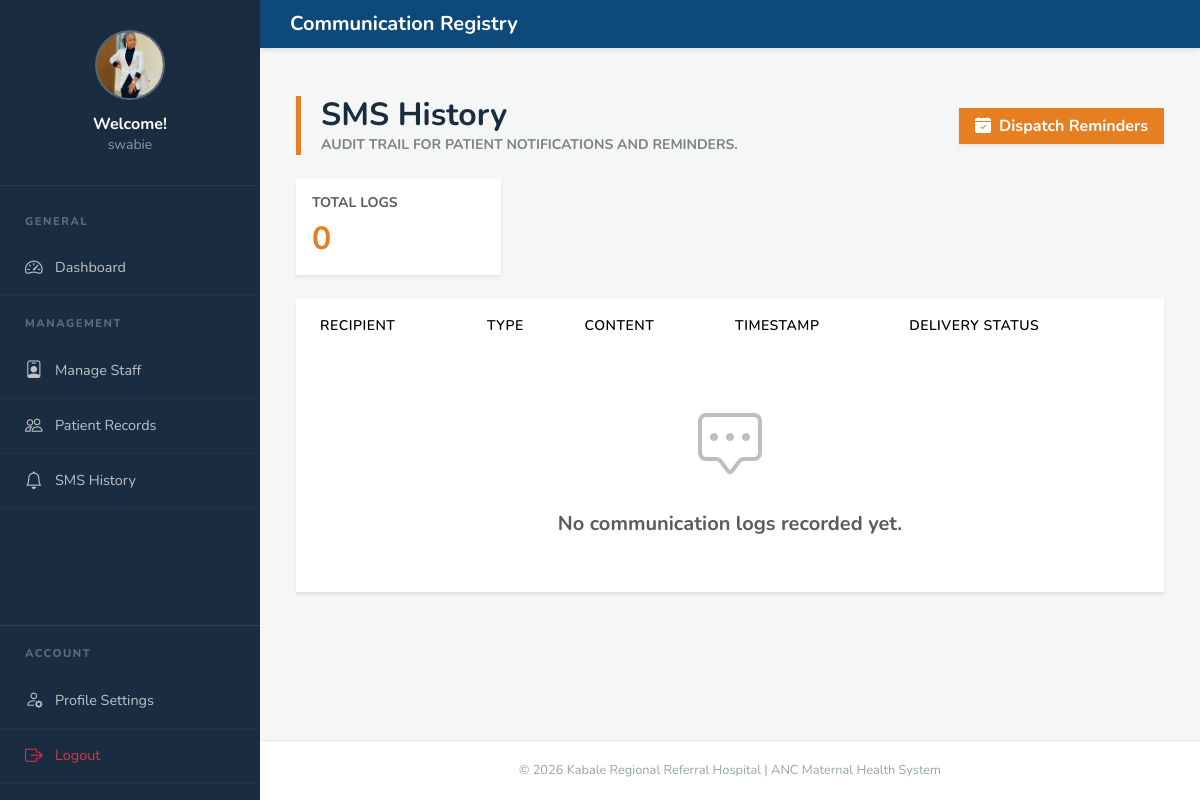
Screenshot of /reminders/history/ (signed in) with the database file from the repository.
### accounts/models.py (models this page shows, shortened)
class User(AbstractUser):
    ROLE_CHOICES = [
        ('ADMIN', 'Admin'),
        ('DOCTOR', 'Doctor'),
        ('NURSE', 'Nurse'),
        ('PATIENT', 'Patient'),
    ]
    role = models.CharField(max_length=20, choices=ROLE_CHOICES, blank=True, null=True)
    phone_number = models.CharField(max_length=20, blank=True, null=True)
    profile_picture = models.ImageField(upload_to='profile_pics/', null=True, blank=True)
    must_change_password = models.BooleanField(default=False)

### reminders/views.py (the view)
# urls.py: path('history/', views.ReminderHistoryView.as_view(), name='reminder_history'),
class ReminderHistoryView(LoginRequiredMixin, UserPassesTestMixin, ListView):
    model = ReminderLog
    template_name = 'reminders/history.html'
    context_object_name = 'reminders'
    ordering = ['-date_sent']
    def test_func(self):
        return getattr(self.request.user, 'role', None) in ['ADMIN', 'NURSE'] or self.request.user.is_superuser
    def get_context_data(self, **kwargs):
        context = super().get_context_data(**kwargs)
        next_visit = ANCVisit.objects.filter(
            scheduled_date__gt=timezone.now().date(), is_completed=False
        ).order_by('scheduled_date').first()
        if next_visit:
            now = timezone.now()
            target = timezone.make_aware(
                timezone.datetime.combine(next_visit.scheduled_date, timezone.datetime.min.time())
            )
            diff = target - now
            days = diff.days
            hours, rem = divmod(diff.seconds, 3600)
            minutes, seconds = divmod(rem, 60)
            context['next_visit'] = next_visit
            context['countdown'] = {
                'days': days, 'hours': hours,
                'minutes': minutes, 'seconds': seconds,
                'target_iso': target.isoformat()
            }
        return context

### templates/reminders/history.html (shortened to what this page needs)
{% extends 'base.html' %}
{% block panel_title %}Communication Registry{% endblock %}
{% block content %}
<div class="container-fluid py-4">
    <div class="d-flex flex-column flex-md-row justify-content-between align-items-md-center mb-4 gap-3">
        <div class="log-header">
            <h2 class="fw-bold mb-0" style="color: var(--primary-navy);">SMS History</h2>
            <p class="text-muted mb-0 small text-uppercase fw-bold opacity-75">Audit trail for patient notifications and reminders.</p>
        </div>
        <div class="d-flex gap-2">
            <form action="{% url 'reminders:trigger_reminders' %}" method="POST">
                <button type="submit" class="btn btn-brand-solid shadow-sm px-3">
                    <i class="bi bi-calendar-check-fill me-2"></i>Dispatch Reminders
                </button>
            </form>
        </div>
    </div>
    <div class="row mb-4 g-3">
        <div class="col-md-3">
            <div class="card border-0 shadow-sm h-100 bg-white" style="border-radius: 0;">
                <div class="card-body d-flex flex-column justify-content-center">
                    <h6 class="text-muted small text-uppercase fw-bold mb-2">Total Logs</h6>
                    <h2 class="fw-bold mb-0" style="color: var(--accent-orange);">{{ reminders.count }}</h2>
                </div>
            </div>
        </div>
    </div>
    <div class="card shadow-sm border-0 overflow-hidden" style="border-radius: 0;">
        <div class="table-responsive">
            <table class="table table-hover align-middle mb-0 table-krrh">
                <thead>
                    <tr class="small text-uppercase">
                        <th class="ps-4">Recipient</th>
                        <th>Type</th>
                        <th>Content</th>
                        <th>Timestamp</th>
                        <th class="pe-4">Delivery Status</th>
                    </tr>
                </thead>
                <tbody>
                    {% for log in reminders %}
                    <tr>
                        <td class="ps-4">
                            <div class="fw-bold text-dark">{{ log.patient.user.get_full_name }}</div>
                            <code class="text-muted" style="font-size: 0.85rem;">{{ log.patient.user.phone_number }}</code>
                        </td>
                        <td>
                            <span class="badge badge-navy px-2 py-1">Visit {{ log.visit.visit_number }}</span>
                            <div class="small text-muted mt-1 fw-bold">{{ log.channel|upper }}</div>
                        </td>
                        <td>
                            <div class="text-muted small" style="max-width: 350px; line-height: 1.4;" title="{{ log.message_content }}">
                                {{ log.message_content|truncatechars:85 }}
                            </div>
                        </td>
                        <td>
                            <div class="small fw-bold text-dark">{{ log.date_sent|date:"d M, Y" }}</div>
                            <div class="small text-muted">{{ log.date_sent|date:"H:i" }}</div>
                        </td>
                        <td class="pe-4">
                            {% if log.status == 'SENT' %}
                                <span class="badge bg-success-subtle text-success border border-success status-pill">
                                    <i class="bi bi-check-all me-1"></i> SENT
                                </span>
                            {% elif log.status == 'FAILED' %}
                                <span class="badge bg-danger-subtle text-danger border border-danger status-pill">
                                    <i class="bi bi-x-circle-fill me-1"></i> FAILED
                                </span>
                            {% else %}
                                <span class="badge bg-light text-dark border status-pill">
                                    {{ log.status|upper }}
                                </span>
                            {% endif %}
                        </td>
                    </tr>
                    {% empty %}
                    <tr>
                        <td colspan="5" class="text-center py-5">
                            <div class="opacity-25 mb-3">
                                <i class="bi bi-chat-square-dots" style="font-size: 4rem;"></i>
                            </div>
                            <h5 class="text-muted fw-bold">No communication logs recorded yet.</h5>
                        </td>
                    </tr>
                    {% endfor %}
                </tbody>
            </table>
        </div>
    </div>
</div>
{% endblock %}

### templates/base.html (shortened to what this page needs)
<!DOCTYPE html>
<html lang="en">
<head>
    <link href="https://cdn.jsdelivr.net/npm/bootstrap@5.3.2/dist/css/bootstrap.min.css" rel="stylesheet">
    <link href="https://cdn.jsdelivr.net/npm/bootstrap-icons@1.11.3/font/bootstrap-icons.min.css" rel="stylesheet">
</head>
<body>
<div id="sidebar">
    <div class="sidebar-header">
        <div class="avatar-circle">
            {% if user.profile_picture %}
                <img src="{{ user.profile_picture.url }}" style="width:100%; height:100%; object-fit:cover;">
            {% else %}
                <i class="bi bi-person-fill fs-2"></i>
            {% endif %}
        </div>
        <h6 class="mb-0 fw-bold">Welcome!</h6>
        <p class="small opacity-50 mb-0">{{ user.username|default:"Guest" }}</p>
    </div>
    <nav class="mt-2 flex-grow-1">
        <div class="sidebar-heading">General</div>
        {% if user.is_authenticated %}
            {% if user.role == 'ADMIN' or user.is_superuser %}
                <a href="{% url 'accounts:admin_dashboard' %}" class="sidebar-link {% if 'admin_dashboard' in request.path %}active{% endif %}">
                    <i class="bi bi-speedometer2"></i> Dashboard
                </a>
                <div class="sidebar-heading">Management</div>
                <a href="{% url 'accounts:staff_list' %}" class="sidebar-link"><i class="bi bi-person-badge"></i> Manage Staff</a>
                <a href="{% url 'accounts:patient_list' %}" class="sidebar-link"><i class="bi bi-people"></i> Patient Records</a>
                <a href="{% url 'reminders:reminder_history' %}" class="sidebar-link"><i class="bi bi-bell"></i> SMS History</a>
            {% endif %}
        {% else %}
            <a href="{% url 'accounts:login' %}" class="sidebar-link"><i class="bi bi-lock"></i> Login</a>
        {% endif %}
    </nav>
    {% if user.is_authenticated %}
    <div class="mt-auto border-top border-white border-opacity-10 pb-3">
        <div class="sidebar-heading">Account</div>
        <a href="{% url 'accounts:profile_update' %}" class="sidebar-link {% if 'profile' in request.path %}active{% endif %}">
            <i class="bi bi-person-gear"></i> Profile Settings
        </a>
        <form action="{% url 'accounts:logout' %}" method="post" id="logoutForm">
            <a href="#" onclick="document.getElementById('logoutForm').submit();" class="sidebar-link text-danger">
                <i class="bi bi-box-arrow-right"></i> Logout
            </a>
        </form>
    </div>
    {% endif %}
</div>
<div class="main-wrapper">
    <header class="control-header">
        <div class="d-flex align-items-center">
            <h5 class="mb-0 fw-bold">{% block panel_title %}ANC Portal{% endblock %}</h5>
        </div>
    </header>
    <div class="p-4 container-fluid">
        {% block content %}{% endblock %}
    </div>
    <footer class="footer-refined">
        &copy; {% now "Y" %} Kabale Regional Referral Hospital | ANC Maternal Health System
    </footer>
</div>
</body>
</html>

### templates/base.html (style rules this page uses)
:root { --sidebar-bg: #1a2c3f; --header-bg: #0d4a7a; --accent-green: #1abc9c; --content-bg: #f4f7f6; --green-main: #27ae60; --orange-main: #e67e22; --red-main: #e74c3c; --blue-main: #3498db; --radius-none: 0px; }
* { font-family: 'Nunito', sans-serif; }
body { background: var(--content-bg); overflow-x: hidden; }
#sidebar { width: 260px; height: 100vh; position: fixed; left: 0; top: 0; background: var(--sidebar-bg); color: #fff; z-index: 1000; transition: all 0.3s; display: flex; flex-direction: column; overflow-y: auto; scrollbar-width: thin; scrollbar-color: rgba(255,255,255,0.2) transparent; }
.sidebar-header { padding: 30px 20px; text-align: center; border-bottom: 1px solid rgba(255,255,255,0.05); flex-shrink: 0; }
.avatar-circle { width: 70px; height: 70px; background: rgba(255,255,255,0.1); border-radius: 50%; display: flex; align-items: center; justify-content: center; margin: 0 auto 15px; border: 2px solid rgba(255,255,255,0.2); overflow: hidden; }
.sidebar-link { padding: 14px 25px; color: #bdc3c7; display: flex; align-items: center; text-decoration: none; transition: 0.2s; font-size: 0.9rem; border-bottom: 1px solid rgba(255,255,255,0.03); }
.sidebar-link i { font-size: 1.1rem; width: 30px; }
.sidebar-heading { padding: 20px 25px 10px; font-size: 0.7rem; text-transform: uppercase; letter-spacing: 1.5px; color: rgba(255,255,255,0.3); font-weight: 800; }
.main-wrapper { margin-left: 260px; min-height: 100vh; display: flex; flex-direction: column; }
.control-header { background: var(--header-bg); color: white; padding: 12px 30px; display: flex; justify-content: space-between; align-items: center; box-shadow: 0 2px 5px rgba(0,0,0,0.1); }
.card { border: none; border-radius: var(--radius-none); box-shadow: 0 2px 10px rgba(0,0,0,0.05); }
.footer-refined { margin-top: auto; padding: 20px; text-align: center; background: white; border-top: 1px solid #e9ecef; font-size: 0.8rem; color: #95a5a6; }

### templates/reminders/history.html (style rules this page uses)
:root { --primary-navy: #1a2c3f; --accent-orange: #e67e22; --bg-light: #f8f9fa; }
.log-header { border-left: 5px solid var(--accent-orange); padding-left: 1.25rem; }
.table-krrh { border-collapse: separate; border-spacing: 0; }
.table-krrh thead { background-color: var(--primary-navy); color: white; }
.table-krrh thead th { font-weight: 600; letter-spacing: 0.5px; border: none; padding: 1rem 0.75rem; }
.btn-brand-solid { background-color: var(--accent-orange); color: white; border: none; border-radius: 0; font-weight: 700; transition: all 0.3s ease; }

### rows the page displays
User: profile_picture (picture), username "swabie"

### other values shown
{{ reminders.count }} "0"
